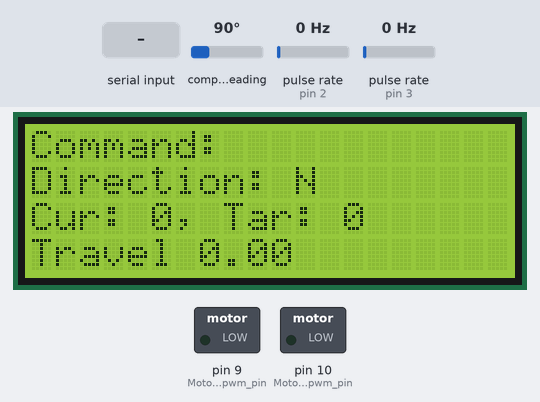
The sketch below on a simulated Arduino Uno, built with avr-gcc and run on an emulated ATmega328P. Shown: 20×4 character LCD, switched loads named in the sketch (green lamp = pin HIGH). Wiring (inferred from the names in the program): 2 × pulse sensor: data pin 2 / data pin 3; CMPS compass at I2C address 0x60. The test bench sets the inputs (shaded band); at power-on: pulse rate (sensors on pin 2, pin 3) 0 Hz, compass heading 90°. What the sketch prints to the serial monitor is not drawn.

Above: at 1.2 s.
1.3 s: "dist:1\n" received over Serial
At 2.6 s:
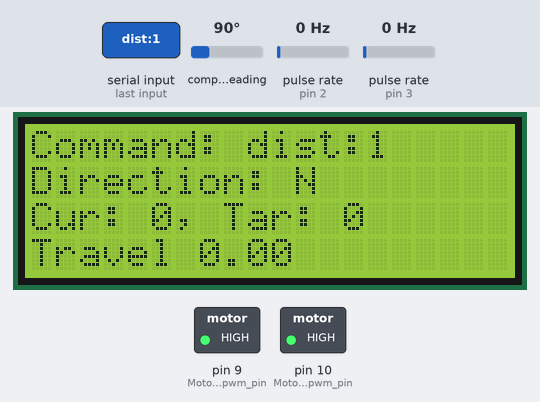
3.0 s: pulse rate (sensor on pin 2) set to 11 Hz
At 3.9 s:
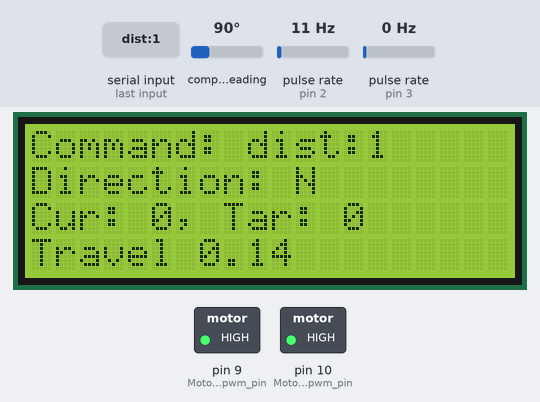
5.5 s: pulse rate (sensor on pin 2) set to 14 Hz
At 6.33 s:
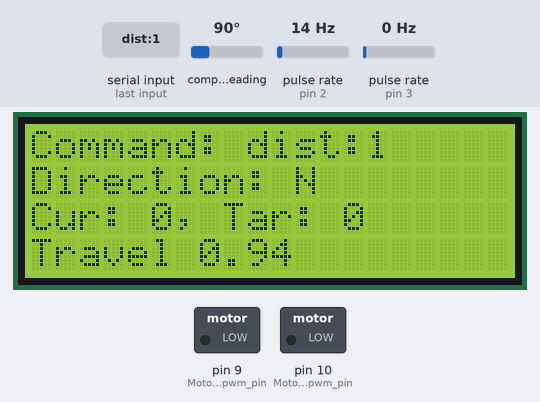
8.0 s: compass heading set to 74°
At 8.8 s:
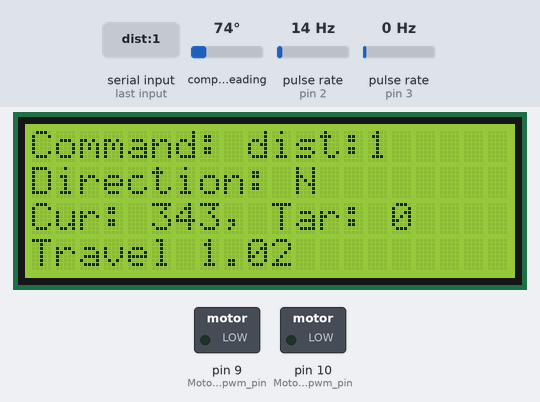
9.5 s: compass heading set to 64°
At 9.9 s:
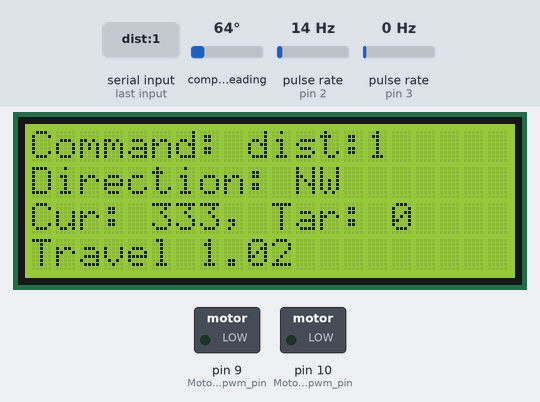
11.0 s: ":\n" received over Serial
At 12.6 s:
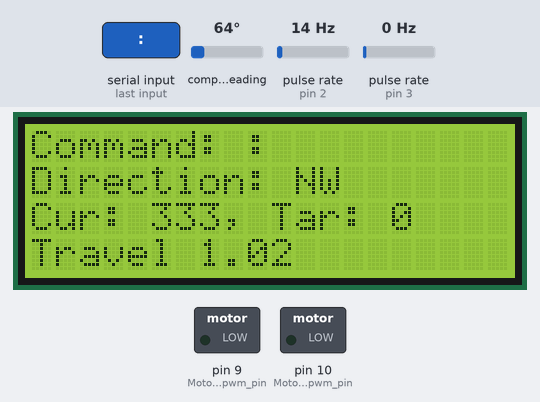
Timing chart, 0 to 14.0 s (numbered marks = the images above; inputs shaded):
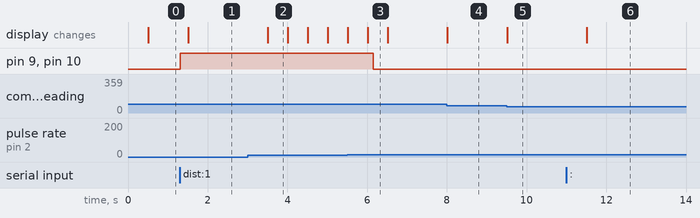

Measured:
- the behaviour switches between 12 and 13 Hz on pulse rate (sensor on pin 2) (found by bisection; images 2 and 3)
- the behaviour switches between 69 and 68° on compass heading (found by bisection; images 4 and 5)
- after the input at 1.3 s, pin 9 (Motor_L_pwm_pin), pin 10 (Motor_R_pwm_pin): LOW → HIGH at once; the display: changes after 0.21 s (image 1)
- after the input at 3.0 s, the display: changes after 0.51 s (image 2)
- after the input at 8.0 s, the display: changes at once (image 4)
- after the input at 9.5 s, the display: changes at once (image 5)
- after the input at 11.0 s, the display: changes after 0.51 s (image 6)

The sketch:

ex1-4_serial.ino
```cpp
/*
 * #define used ONLY for pin declarations
 */

#include <LiquidCrystal.h>
#include <Wire.h>

//JoyStick Variables
#define joy_x A2
#define joy_y A1
#define joy_key 18
int joy_x_value = 0, joy_y_value = 0;
double x_volt = 0, y_volt = 0;

//JoyStick Press Variables
#define led_pin 13
volatile int button_count = 0;
const int debounce_time = 50;
volatile boolean button_pressed = false;
volatile unsigned long last_button_press_time = 0;

//Motor Variables
#define Motor_L_dir_pin 7
#define Motor_R_dir_pin 8
#define Motor_L_pwm_pin 9
#define Motor_R_pwm_pin 10
const byte Motor_forward = 0, Motor_backward = 1;
const int stationary_x = 511, stationary_y = 519, motor_max_speed = 255;
int motor_speed_x = 0, motor_speed_y = 0;

//Encoder Variables
#define ENC_A_R 2
#define ENC_A_L 3
#define ENC_B_R 11
#define ENC_B_L 12
volatile int pulse_count_R = 0, pulse_count_L = 0;
const float wheel_dia_m = 0.037; //Find actual value
const float wheel_circ = PI * wheel_dia_m;
const int pulse_per_revolution = 210; //Find actual value
const float pulse_per_cm = (float)pulse_per_revolution / (wheel_circ * 100);
float distance_travelled = 0;
//const float target_distance = 30.0;


//LCD Variables
#define rs 32
#define en 30
#define d4 28
#define d5 26
#define d6 24
#define d7 22
LiquidCrystal lcd(rs, en, d4, d5, d6, d7);
unsigned long prev_millis_lcd = 0;
const int lcd_interval = 500;

//Compass Variables
//const uint8_t CMPS14_address = 0x60; //can use #define too
#define CMPS14_address 0x60 //can use #define too
byte raw;
int current_degree = 0, target_degree = 0;
int direction_difference;
const int degrees_tolerance = 3;
int compass_offset;


//Serial Reading
String message;

//buzzer variables
//#define buzzer 4

void setup() {
  Wire.begin();
  lcd.begin(20,4);
  attachInterrupt(digitalPinToInterrupt(joy_key), joystick_interrupt, FALLING);
  attachInterrupt(digitalPinToInterrupt(ENC_A_R), encoder_pulse_R, RISING);
  attachInterrupt(digitalPinToInterrupt(ENC_A_L), encoder_pulse_L, RISING);

  //pinMode(buzzer, OUTPUT);

  Serial.begin(9600);
  compass_offset = compass_logic();
}

void loop(){
  current_degree = compass_logic();
  update_lcd();

  get_commands();
  if (button_pressed){
    button_pressed = false;
    Serial.println("boop");
  }
}

// Sets starting direction as 0 degrees and updates degree value if turning
int compass_logic() {
  Wire.beginTransmission(CMPS14_address);
  Wire.write(1);
  Wire.endTransmission(false);
  Wire.requestFrom(CMPS14_address, 1, true);

  if (Wire.available() >= 1){
    raw = Wire.read();
    int mapped_heading = map(raw, 0, 255, 0, 360);

    int corrected_heading = mapped_heading - compass_offset;

    // Only triggered on startup
    if (corrected_heading < 0) {
      corrected_heading += 360;
    } else if (corrected_heading >= 360) {
      corrected_heading -= 360;
    }

    return corrected_heading;
  }
  return 0;
}

// Controls vehicle with serial inputs
// Available commands: dist, drive; deg, turn
void get_commands() {
  if (Serial.available() > 0){
    message = Serial.readStringUntil('\n');
    int delim = message.indexOf(":");

    if (delim > -1) {
      String command = message.substring(0, delim);
      command.toLowerCase();

      String value = message.substring(delim + 1);

      if (command.startsWith("dist")
      || command.startsWith("drive")
      || command.startsWith("move")
      && value.toInt() != 0){
          travel_distance(value.toInt(), motor_max_speed);
      } else if (command.startsWith("deg")) {
          rotate_vehicle(value.toInt());
      } else if (command.startsWith("turn")) {
        int deg = value.toInt();
        deg += 180;
        rotate_vehicle(deg);
      } else {
        Serial.println("Command not found: " + message);
      }
    } else {
      Serial.println("Incorrect command. Try \"dist:\" or \"degree:\".");
    }
  }
}

// Drives the vehicle from an input distance and speed
void travel_distance(int distance, int max_speed){
  distance_travelled = 0;
  pulse_count_R = 0;
  pulse_count_L = 0;

  byte motor_direction = distance > 0 ? 0 : 1;


  while (distance_travelled < abs(distance)){
    distance_travelled = ( (pulse_count_L + pulse_count_R) / 2.0) / pulse_per_cm;
    if (motor_direction == 1){
      //digitalWrite(buzzer, (int(distance_travelled) % 2 == 0)? HIGH : LOW);
      move_motor(motor_direction, motor_direction, 50, 50);
    } else{
      move_motor(motor_direction, motor_direction, max_speed, max_speed);
    }
    update_lcd();
//    move_motor(motor_direction, motor_direction, max_speed, max_speed);
  }
  //digitalWrite(buzzer,LOW);
  move_motor(0, 0, 0, 0);
}

// Rotates the vehicle with shortest path
void rotate_vehicle(int target_deg) {
  while (true) {
    update_lcd();
    current_degree = compass_logic();

    direction_difference = target_deg - current_degree;

    if (direction_difference > 180) {
      direction_difference -= 360;
    } else if (direction_difference < -180) {
      direction_difference += 360;
    }

    if (abs(direction_difference) <= degrees_tolerance) {
      break;
    }

    if (direction_difference > 0) {
      // Move CW
      move_motor(Motor_forward, Motor_backward, motor_max_speed, motor_max_speed);
    } else {
      // Move CCW
      move_motor(Motor_backward, Motor_forward, motor_max_speed, motor_max_speed);
    }
  }
  move_motor(0, 0, 0, 0);
}

// Converts current direction to cardinal point
String get_direction(int heading) {
  if ((heading >= 338 && heading <= 360) || (heading >= 0 && heading < 23)) {
    return "N";
  } else if (heading >= 23 && heading < 68) {
    return "NE";
  } else if (heading >= 68 && heading < 113) {
    return "E";
  } else if (heading >= 113 && heading < 158) {
    return "SE";
  } else if (heading >= 158 && heading < 203) {
    return "S";
  } else if (heading >= 203 && heading < 248) {
    return "SW";
  } else if (heading >= 248 && heading < 293) {
    return "W";
  } else if (heading >= 293 && heading < 338) {
    return "NW";
  } else {
    return "Invalid";
  }
}

// Refreshes LCD with non-disruptive delay
void update_lcd(){
  unsigned long current_millis_lcd = millis();
  if (current_millis_lcd - prev_millis_lcd >= lcd_interval) {
    prev_millis_lcd = current_millis_lcd;
    lcd.clear();
    lcd.setCursor(0,0);
    lcd.print("Command: " + message);
    lcd.setCursor(0,1);
    lcd.print("Direction: " + get_direction(current_degree));
    lcd.setCursor(0,2);
    lcd.print("Cur: " + String(current_degree) + ", Tar: " + String(target_degree));
    lcd.setCursor(0,3);
    lcd.print("Travel " + String(distance_travelled));
  }
}

// Move each motor in certain direction and speed
void move_motor(byte left, byte right, int l_speed, int r_speed){
  //Direction
  digitalWrite(Motor_L_dir_pin, left);
  digitalWrite(Motor_R_dir_pin, right);
  //Speed
  analogWrite(Motor_L_pwm_pin, l_speed);
  analogWrite(Motor_R_pwm_pin, r_speed);
}

// Right motor's encoder pulse counter
void encoder_pulse_R(){
  pulse_count_R++;
}
// Left motor's encoder pulse counter
void encoder_pulse_L(){
  pulse_count_L++;
}

// Trigger function on joystick press
void joystick_interrupt() {
  unsigned long current_time = millis();
  if (current_time - last_button_press_time > debounce_time) {
    button_count++;
    button_pressed = true;
    last_button_press_time = current_time;
  }
}
```
